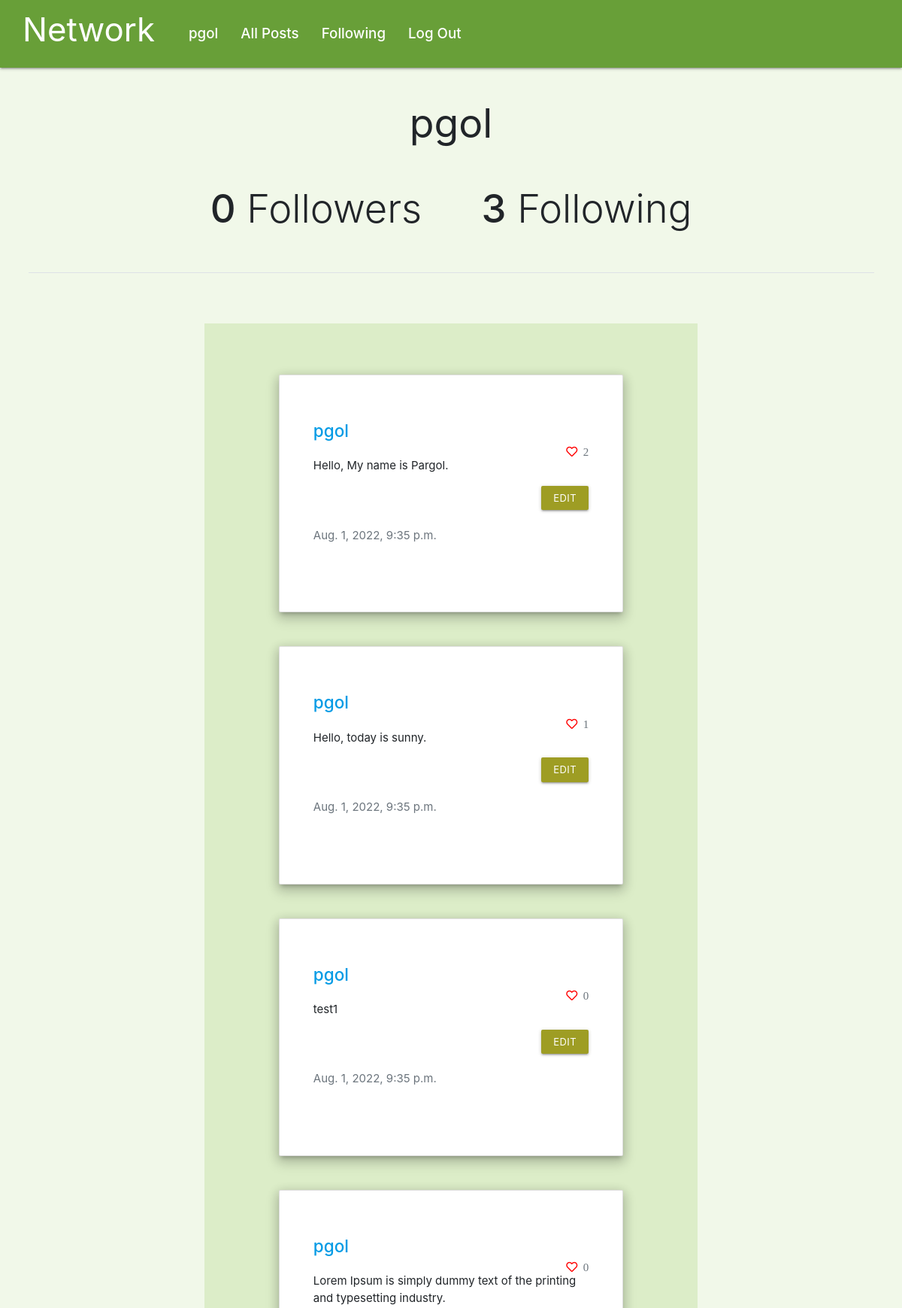
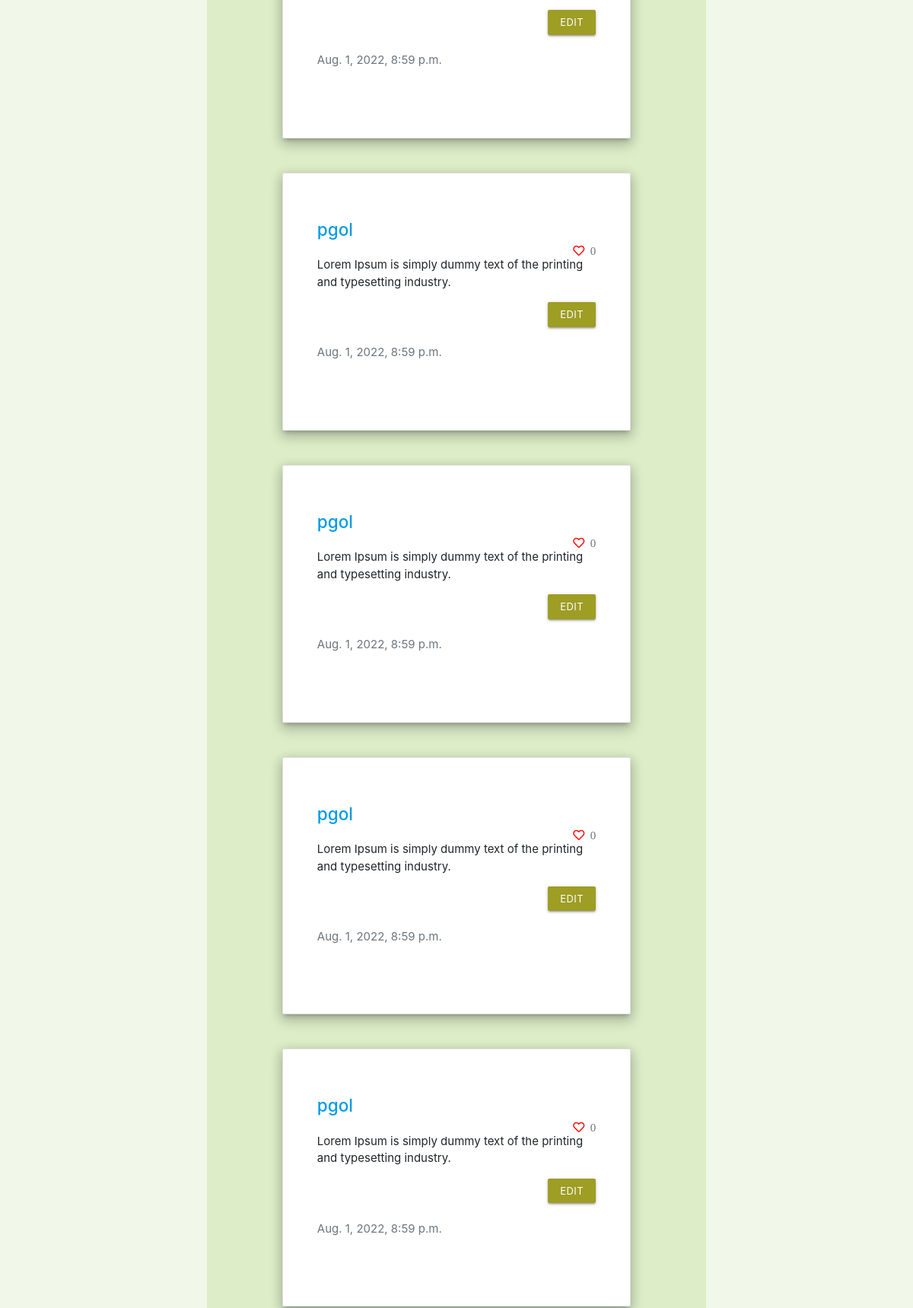
/profile (signed in, upper part), run on the app's committed database (2 pictures, top to bottom).
### network/models.py (models this page shows, shortened)
class User(AbstractUser):
    pass

class Post(models.Model):
    user = models.ForeignKey(User, on_delete=models.CASCADE)
    text = models.CharField(max_length=300)
    date = models.DateTimeField(auto_now_add=True)
    like_num = models.IntegerField(default=0)

### network/views.py (the view)
# urls.py: path("profile", views.profile, name="profile"),
def profile(request):
    user = request.user
    likes = Like.objects.filter(post=OuterRef('id'), user=user)
    posts = Post.objects.filter(user=user).order_by('date').annotate(user_likes=Count(likes.values('id'))).reverse()
    total_followers = Follow.objects.filter(following=user).count()
    total_followings = Follow.objects.filter(follower=user).count()
    paginator = Paginator(posts, 10)
    page_number = request.GET.get('page')
    pages = paginator.get_page(page_number)
    return render(request, "network/profile.html", {
      "user": user,
      "posts": pages,
      "total_followers": total_followers,
      "total_followings": total_followings
    })

### network/templates/network/profile.html (shortened to what this page needs)
{% extends "network/layout.html" %}
{% block body %}
    <div class="container-fluid mb-4">
        <div class="border-bottom mb-5">
            <h2 class="center-align mt-4">{{ user }}</h2>
            <div class="mb-5 mt-5">
                <div class="col-8 d-flex bd-highlight m-auto">
                    <div class="m-auto p-2 display-4"><strong class="follower">{{ total_followers }}</strong> Followers</div>
                    <div class="m-auto p-2 display-4"><strong>{{ total_followings }}</strong> Following </div>
                </div>
            </div>
        </div>
        <br/>
        <div class="col-7 light-green lighten-4 p-4 m-auto">
            <br/>
            <br/>
            {% for post in posts %}
                <div class="col-md-9 p-5 card mb-5 z-depth-3" style="margin: auto;">
                    <a class="mt-3 h4" href="{% url 'users_profile' post.user.id %}">{{ post.user }}</a>
                    <div data-id="{{post.id}}" class="{% if post.user_likes > 0 %} fas {%else%} far {% endif %} fa-heart align-self-end" style="color: red;">&nbsp
                        <span class="left_side counter text-muted">{{ post.like_num }}</span>
                    </div>
                    <div id="change{{post.id}}" class="display-5">{{ post.text }}</div>
                    {% if post.user == request.user %}
                        <div class="mt-3 align-self-end">
                            <button data-edit="{{post.id}}" class="editBtn btn lime darken-3 btn-small">Edit</button>
                        </div>
                    {% endif %}
                    <p class="text-muted mt-4 mb-5">{{ post.date }}</p>
                </div>
            {% endfor %}
        </div>
    </div>
{% endblock %}

### network/templates/network/layout.html (shortened to what this page needs)
{% load static %}
<!DOCTYPE html>
<html lang="en">
    <head>
        <link rel="stylesheet" href="https://stackpath.bootstrapcdn.com/bootstrap/4.5.0/css/bootstrap.min.css">
        <link href="https://use.fontawesome.com/releases/v5.13.0/css/all.css" rel="stylesheet">
        <link  rel="stylesheet" type="text/css" href="{% static 'network/styles.css' %}">
        <link rel="stylesheet" href="https://cdnjs.cloudflare.com/ajax/libs/materialize/1.0.0/css/materialize.min.css">
    </head>
    <body>
        <nav class="navbar navbar-expand-lg navbar-light light-green darken-2 pt-5 pb-5">
            <strong class="pb-4 pl-3"><a class="navbar-brand text-white" href="#"><h3>Network</h3></a></strong>
            <div>
              <div class="navbar-nav mr-auto p-3 h5">
                {% if user.is_authenticated %}
                    <div class="nav-item p-2">
                        <a class="nav-link text-white" href="{% url 'profile' %}"><strong>{{ user.username }}</strong></a>
                    </div>
                {% endif %}
                <div class="nav-item p-2">
                  <a class="nav-link text-white" href="{% url 'index' %}">All Posts</a>
                </div>
                {% if user.is_authenticated %}
                    <div class="nav-item p-2">
                        <a class="nav-link text-white" href="{% url 'following' %}">Following</a>
                    </div>
                    <div class="nav-item p-2">
                        <a class="nav-link text-white" href="{% url 'logout' %}">Log Out</a>
                    </div>
                {% endif %}
              </div>
            </div>
          </nav>
          <div class="body p-4 light-green lighten-5">
            {% block body %}
            {% endblock %}
        </div>
    </body>
</html>

### data on the page
User: username "pgol"
Post: user "pgol", like_num "2", text "Hello, My name is Pargol.", date "Aug. 1, 2022, 9:35 p.m."
Post: user "pgol", like_num "1", text "Hello, today is sunny.", date "Aug. 1, 2022, 9:35 p.m."
Post: user "pgol", like_num "0", text "test1", date "Aug. 1, 2022, 9:35 p.m."
Post: user "pgol", like_num "0", text "Lorem Ipsum is simply dummy text of the printing and typesetting industry.", date "Aug. 1, 2022, 8:59 p.m."
Post: user "pgol", like_num "0", text "Lorem Ipsum is simply dummy text of the printing and typesetting industry.", date "Aug. 1, 2022, 8:59 p.m."
Post: user "pgol", like_num "0", text "Lorem Ipsum is simply dummy text of the printing and typesetting industry.", date "Aug. 1, 2022, 8:59 p.m."
Post: user "pgol", like_num "0", text "Lorem Ipsum is simply dummy text of the printing and typesetting industry.", date "Aug. 1, 2022, 8:59 p.m."
Post: user "pgol", like_num "0", text "Lorem Ipsum is simply dummy text of the printing and typesetting industry.", date "Aug. 1, 2022, 8:59 p.m."

### other printed values
{{ total_followers }} "0"
{{ total_followings }} "3"
